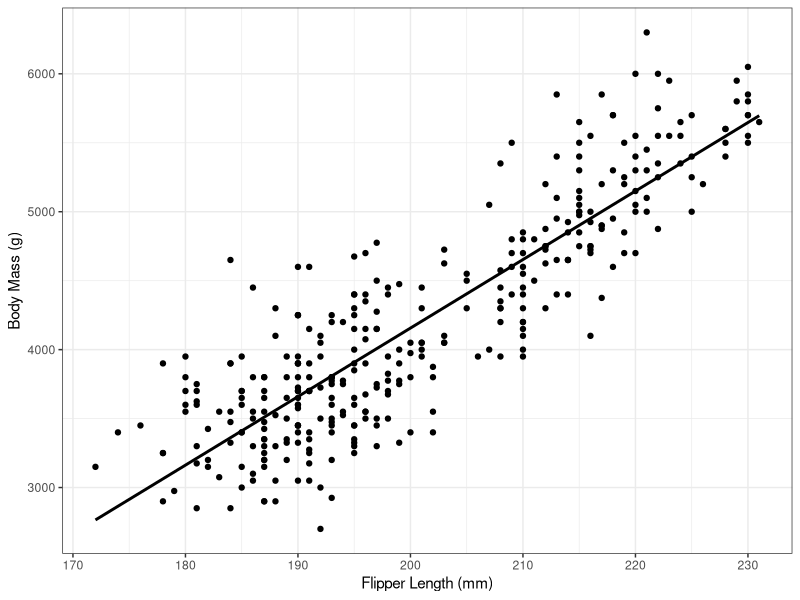
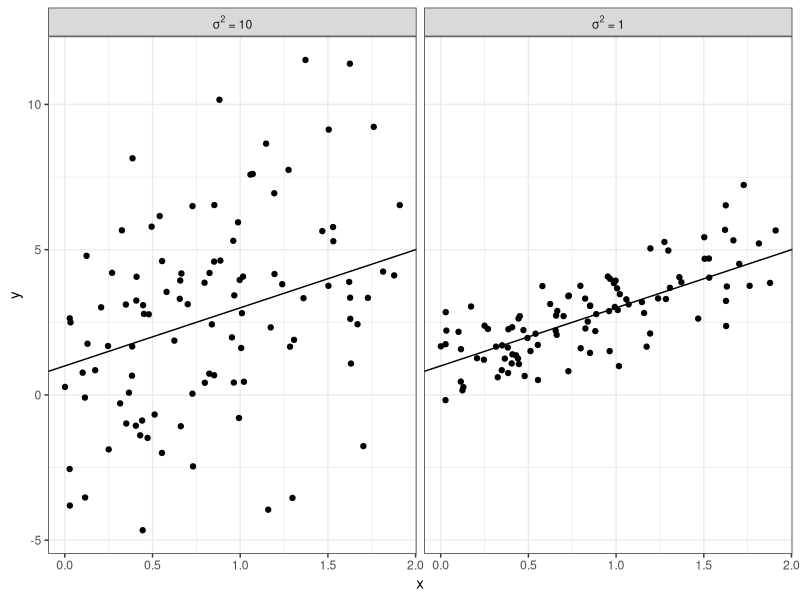
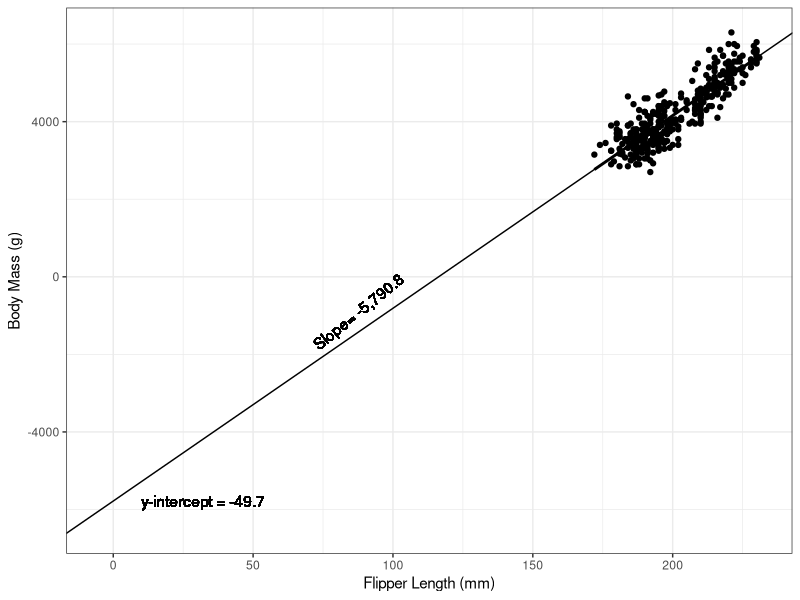
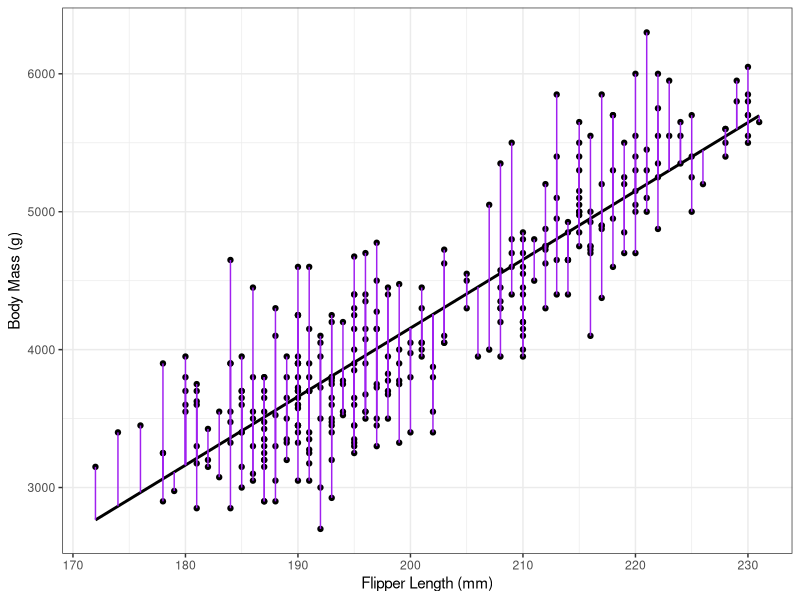

Here is the R script that generated these plots, in order:
## ---- chunk 1
library(tidyverse)
library(palmerpenguins)
library(broom)
## ---- chunk 2
g_penguin_flip_mass <- penguins %>%
  # rename(Species=species) %>%
  filter(!is.na(body_mass_g)) %>%
  ggplot(aes(x=flipper_length_mm,
           y=body_mass_g)) +
  theme_bw() + 
  geom_point(aes()) +
    xlab("Flipper Length (mm)") +
    ylab("Body Mass (g)")
g_penguin_flip_mass_lm <- g_penguin_flip_mass +
  geom_smooth(se=FALSE, method="lm", col="black")
g_penguin_flip_mass_lm
## ---- chunk 3
n <- 100
beta0 <- 1
beta1 <- 2 
set.seed(11)
x <- runif(n=n, 0, 2)
y1 <- beta0 + beta1*x + rnorm(n, sd=sqrt(10))
y2 <- beta0 + beta1*x + rnorm(n, sd=sqrt(1))
simdata <- data.frame(x=c(x, x),
                      y=c(y1, y2),
                      sigma2=rep(c(10, 1), each=n))
simdata$sigma2lab <- factor(simdata$sigma2,
                            levels=c(10, 1),
                            labels=c(expression(sigma^2*" = 10"), expression(sigma^2*" = 1")))
## ---- chunk 4
ggplot(simdata) + theme_bw() + 
  geom_point(aes(x=x, y=y)) +
  geom_abline(aes(intercept=1, slope=2)) +
   facet_wrap(~sigma2lab, labeller=label_parsed)
## ---- chunk 5
g_penguin_flip_mass_lm + 
  geom_abline(aes(slope=49.7, intercept=-5780.8)) + 
  geom_text(aes(x=10, y=-5780.8, label="y-intercept = -49.7"), hjust=0, vjust=0.5) +
  geom_text(aes(x=75, y=-5780.8 + 75*50, label="Slope= -5,790.8"), hjust=0, vjust=-0.5, angle=39) +
  coord_cartesian(ylim=c(-6500, max(penguins$body_mass_g)),
                  xlim=c(-5, max(penguins$flipper_length_mm)))
## ---- chunk 6
penguin_lm <- lm(body_mass_g ~ flipper_length_mm, data=penguins)
pen2 <- data.frame(x=penguin_lm$model$flipper_length_mm,
                   obs=penguin_lm$model$body_mass_g,
                   fit=fitted(penguin_lm),
                   id=1:nobs(penguin_lm)) %>%
  pivot_longer(-c(x, id))
g_penguin_flip_mass_lm + 
  geom_line(aes(x=x, y=value, group=id), data=pen2, col="purple")
## ---- chunk 7
lm_penguin <- lm(body_mass_g~flipper_length_mm, data=penguins)
coef(lm_penguin)
